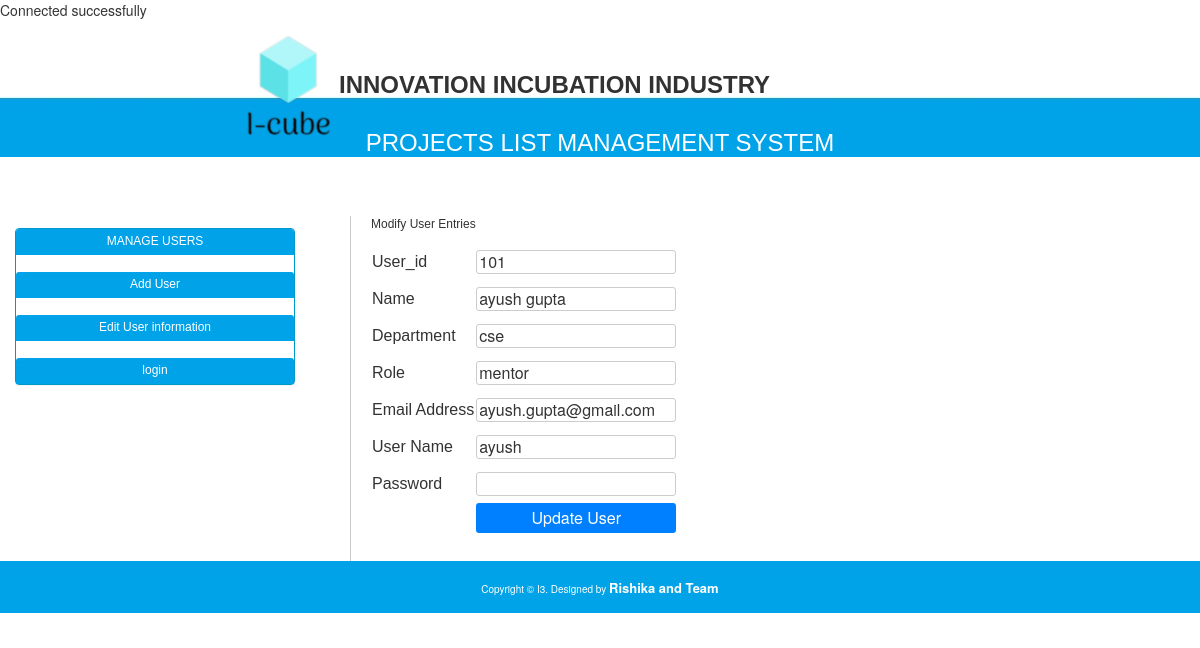
The app's page /useredit.php?userid=101 (signed in) with its own data.
### tables this page shows
CREATE TABLE `user` (
  `user_id` varchar(8) NOT NULL,
  `name` varchar(255) NOT NULL,
  `department` varchar(255) NOT NULL,
  `role` varchar(255) NOT NULL,
  `email_address` varchar(255) NOT NULL,
  `username` varchar(255) NOT NULL,
  `password` varchar(255) NOT NULL
);

### useredit.php (the view, shortened to what this page needs)
<?php
	include('connection.php');
?>
<!DOCTYPE html PUBLIC "-//W3C//DTD XHTML 1.0 Strict//EN" "http://www.w3.org/TR/xhtml1/DTD/xhtml1-strict.dtd">
<html xmlns="http://www.w3.org/1999/xhtml">
	<head>
		<link href="default.css" rel="stylesheet" type="text/css" />
	    <link href="css/bootstrap.css" rel="stylesheet">
		<link href="date/htmlDatepicker.css" rel="stylesheet" />
	</head>
	<body>
		<div id="header">
			<h1><img src="images/logo2.png" />Innovation Incubation Industry</h1>
		</div>
		<div id="menu">
			<h1 class="head2"> PROJECTS LIST MANAGEMENT SYSTEM </h1>
		</div>
		<div id="content">
			<div id="columnA">
	<?php
				$id=$_REQUEST['userid'];
				$out=mysqli_query($conn,"SELECT * FROM user WHERE user_id='$id' ");
				$fetch=mysqli_fetch_array($out);
	?>
				<p>Modify User Entries </p>
				<form method="post">
					<table id="utable">
						<tr><td>User_id</td><td><input type="text" name="uid" readonly="readonly" value="<?php echo $fetch[0] ?>" maxlength="8"/></td></tr>
						<tr><td>Name</td><td><input type="text" name="name" value="<?php echo $fetch[1] ?>"/></td></tr>
						<tr><td>Department</td><td><input type="text" name="dep" value="<?php echo $fetch[2] ?>"/></td></tr>
						<tr><td>Role</td><td><input type="text" name="role" value="<?php echo $fetch[3] ?>" /></td></tr>
						<tr><td>Email Address</td><td><input type="email" name="email" required value="<?php echo $fetch[4] ?>" /></td></tr>
						<tr><td>User Name</td><td><input type="text" name="uname"  required value="<?php echo $fetch[5] ?>" /></td></tr>
						<tr><td>Password</td><td><input type="text" name="pwd"   value="" required/></td></tr>
						<tr><td></td><td><input type="submit" name="up" value="Update User"  /></td></tr>
					</table>
				</form>
			</div>
			<div class="panel panel-default" id="userw">
				<div class="panel-heading">
					<h4 class="panel-title"> MANAGE USERS </h4>
				</div></br>
				<div class="panel-heading">
					<h4 class="panel-title"> <a href="index.php?action=adduser"> Add User </a> </h4>
				</div></br>
				<div class="panel-heading">
					<h4 class="panel-title"> <a href="index.php?action=uedit">Edit User information</a> </h4>
				</div></br>
				<div class="panel-heading">
					<h4 class="panel-title"> <a href="dirLogin.php?action=login">login</a> </h4>
				</div>
			</div>
		</div>
	<div id="footer">
		<p>Copyright &copy; I3. Designed by <a href="mailto:rishikajainranu@gmail.com" style="color:white; font-size: 13px;"><strong>Rishika and Team</strong></a></p>
	</div>
	</body>
</html>

### default.css (style rules this page uses)
body { margin: 0px; padding: 0px; background: url(images/bg.jpg) repeat-x left top; line-height: 20px; text-align: justify;font: 12px/17px arial, sans-serif;color: rgb(50, 50, 50); -moz-opacity : 0.90; filter:alpha(opacity=90); z-index : 9998; }
h1 { font: 12px/17px arial, sans-serif;color: rgb(50, 50, 50); }
a { color: #0077dd; }
img { border: none; }
#header { width: 778px; margin: 0px auto; padding: 1em; height: 90px; color:#003399; }
#header h1 { margin-top: -12px; padding: 5px 0px 0px 0px; text-transform: uppercase; font-weight: bold; }
#menu { width: 778px; margin: 0px auto; text-align:center; }
#content { width: 1200px; margin: 0px auto; padding: 40px 0px 20px 0px;font: 12px/17px arial, sans-serif;color: rgb(50, 50, 50); }
#columnA { float: right; width: 850px; padding-left: 20px; border-left: 1px solid #CCCCCC; padding-bottom:15px;font: 12px/17px arial, sans-serif;color: rgb(50, 50, 50); }
.head2 { font: 24px/34px arial, sans-serif; color: #FFFFFF;); }
#userw { width:280px; margin-left:15px; margin-top:12px; }
#utable tr { line-height:35px; }
#footer { clear: both; margin: 0px auto; height: 59px; background: url(images/bgf.jpg) repeat-x left top; text-align: center; }
#footer p { margin: 0px; padding: 18px 0px 0px 0px; font-size: 10px; color: #FFFFFF; }
#footer a { color: #CCCCCC; }

### records on screen
user: uid "101", name "ayush gupta", dep "cse", role "mentor", email "ayush.gupta@gmail.com", uname "ayush"
